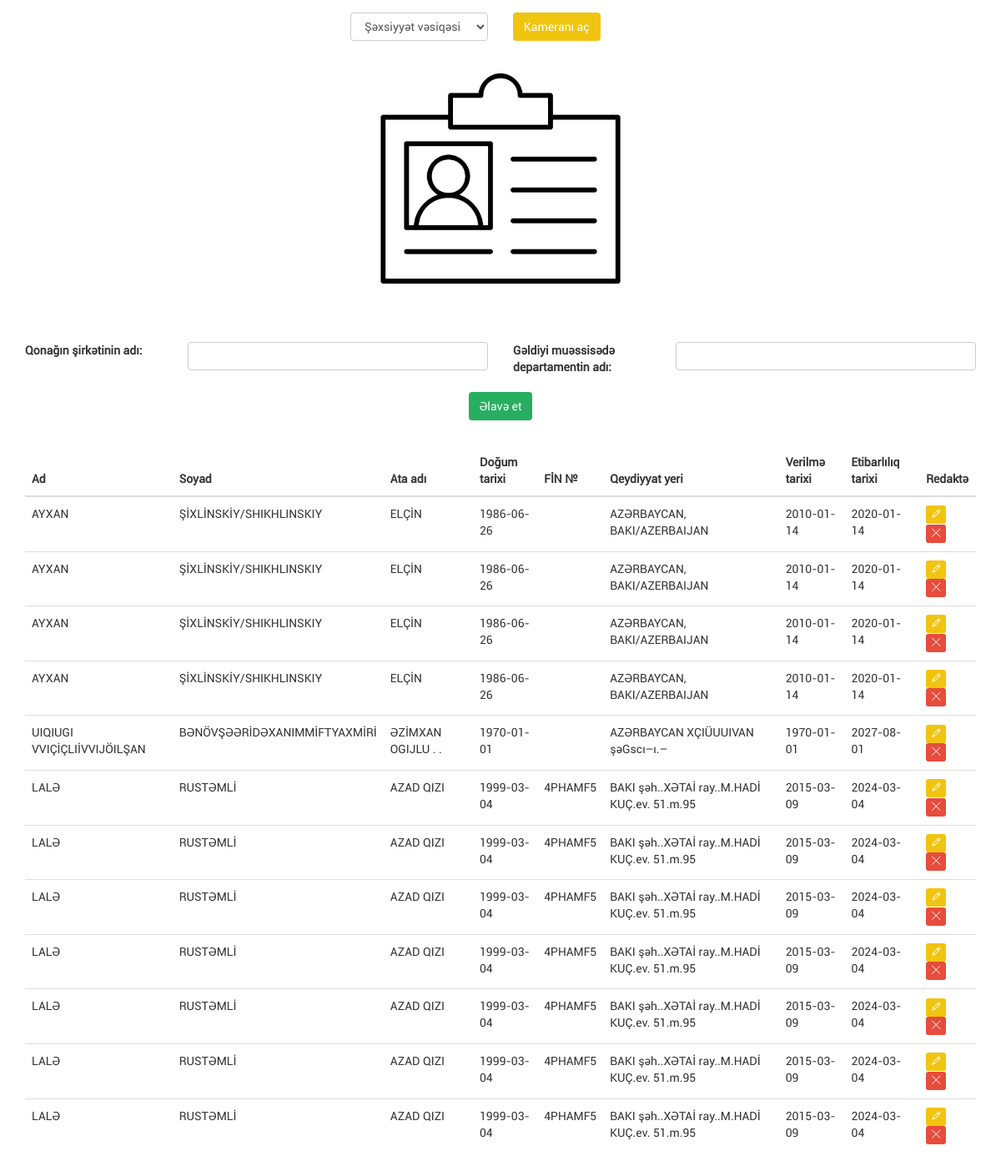
The page / on the database its author committed.
### tables this page shows
CREATE TABLE `id_info` (
  `id` int(11) NOT NULL AUTO_INCREMENT,
  `first_name` varchar(45) NOT NULL,
  `last_name` varchar(55) DEFAULT NULL,
  `father_name` varchar(45) NOT NULL,
  `birth_date` date NOT NULL,
  `register_local` varchar(60) NOT NULL,
  `given_date` date NOT NULL,
  `valid_date` date NOT NULL,
  `company` varchar(60) DEFAULT NULL,
  `dapartment` varchar(60) DEFAULT NULL,
  `fin_code` varchar(10) NOT NULL,
  `senedtype` char(11) DEFAULT 'shexsiyyet',
  PRIMARY KEY (`id`,`fin_code`)
);

### index.php (the view, shortened to what this page needs)
?><!DOCTYPE html>
<html lang="zxx">
<head>
    <link rel="stylesheet" href="css/bootstrap.min.css">
    <link rel="stylesheet" href="css/themify-icons.css">
    <link rel="stylesheet" href="css/style.css">
</head>
<body>
<div id="main">
    <div class="container">
        <div class="video_area">
            <form action="processit.php" method="post" id="data" enctype="multipart/form-data">
                <div class="row">
                    <div class="col-md-12 col-sm-12">
                        <div class="row">
                            <div class="col-md-4 col-md-offset-4 col-sm-4 col-sm-offset-4">
                                <div class="row">
                                    <div class="col-md-6 col-sm-6">
                                        <div class="form-group">
                                            <select name="sened" class="form-control">
                                                <option value="shexsiyyet" selected="selected">Şəxsiyyət vəsiqəsi</option>
                                            </select>
                                        </div>
                                    </div>
                                    <div class="col-md-6 col-sm-6">
                                        <button type="button" class="btn open yellow_btn" type="button">Kameranı aç</button>
                                    </div>
                                </div>
                            </div>
                        </div>
                    </div>
                </div>
                <div class="row">
                    <div class="col-md-6 col-md-offset-3">
                        <div class="camera_area">
                            <div class="camera">
                                <img src="img/id_cardd.png" class="img-responsive">
                            </div>
                        </div>
                    </div>
                </div>
                <div class="row mbottom">
                    <div class="col-md-12 col-sm-12">
                    </div>
                </div>
                <div class="row">
                    <div class="col-md-6">
                        <div class="form-group">
                            <div class="row">
                                <label class="col-md-4 col-sm-4">Qonağın şirkətinin adı:</label>
                                <div class="col-md-8 col-sm-8">
                                    <input class="form-control" name="company">
                                </div>
                            </div>
                        </div>
                    </div>
                    <div class="col-md-6">
                        <div class="form-group">
                            <div class="row">
                                <label class="col-md-4 col-sm-4">Gəldiyi muəssisədə departamentin adı:</label>
                                <div class="col-md-8 col-sm-8">
                                    <input class="form-control" name="department">
                                </div>
                            </div>
                        </div>
                    </div>
                </div>
                <div class="text-center">
                    <button class="btn green_btn" data-toggle="modal" data-target="#addModal">Əlavə et</button>
                </div>
            </form>
        </div>
        <div class="table_area">
            <div class="table-responsive">
                <table class="table">
                    <thead>
                    <tr>
                        <th>Ad</th>
                        <th>Soyad</th>
                        <th>Ata adı</th>
                        <th>Doğum tarixi</th>
                        <th>FİN №</th>
                        <th>Qeydiyyat yeri</th>
                        <th>Verilmə tarixi</th>
                        <th>Etibarlılıq tarixi</th>
                        <th>Redaktə</th>
                    </tr>
                    </thead>
                    <tbody>
<?php
$conn_link=@mysqli_connect ("localhost", "iddbuser", "iddbpas13135", "iddb") or die("It cannot be connected to database");
mysqli_set_charset($conn_link, "utf8");
$insert_query="SELECT * FROM id_info ORDER BY id DESC";
$result=mysqli_query($conn_link, $insert_query) or die(mysqli_error($conn_link));
	 while($row = mysqli_fetch_assoc($result))
    {
       print '<tr>
                        <td>'.$row['first_name'].'</td>
                        <td>'.$row['last_name'].'</td>
                        <td>'.$row['father_name'].'</td>
                        <td>'.$row['birth_date'].'</td>
                        <td>'.$row['fin_code'].'</td>
                        <td>'.$row['register_local'].'</td>
                        <td>'.$row['given_date'].'</td>
                        <td>'.$row['valid_date'].'</td>
                        <td><a href="#" class="edit btn btn-xs" data-toggle="modal" data-id="'.$row['id'].'" data-target="#editModal"><span class="ti ti-pencil"></span></a><a href="#" class="delete btn btn-xs"><span class="ti ti-close"></span></a></td>
                    </tr>';
    }
?>
                    </tbody>
                </table>
            </div>
        </div>
    </div>
</div>
</body>
</html>

### css/style.css (style rules this page uses)
html,body { height: 100%; }
body { font-family: 'Roboto',sans-serif; }
.form-control, .form-control:focus { -webkit-box-shadow: none; -moz-box-shadow: none; box-shadow: none; }
.video_area { margin: 15px 0 25px 0; }
.camera_area { position: relative; font-size: 0; margin-bottom: 15px; }
.camera img { height: 300px; margin: auto; }
.btn.yellow_btn { color: #fff; background: #f1c40f; }
.table-responsive { margin-top: 30px; }
.table_area { margin-bottom: 20px; }
.table>tbody>tr>td, .table>tbody>tr>th, .table>tfoot>tr>td, .table>tfoot>tr>th, .table>thead>tr>td, .table>thead>tr>th { padding: 10px 8px; }
.table .edit { color: #fff; margin-right: 5px; background: #f1c40f; }
.table .delete { color: #fff; background: #e74c3c; }
.btn.green_btn { color: #fff; background: #27ae60; }
.mbottom { margin-bottom: 30px; }

### rows shown on the page
id_info: first_name "AYXAN", last_name "ŞİXLİNSKİY/SHIKHLINSKIY", father_name "ELÇİN", birth_date "1986-06-26", register_local "AZƏRBAYCAN, BAKI/AZERBAIJAN", given_date "2010-01-14", valid_date "2020-01-14"
id_info: first_name "AYXAN", last_name "ŞİXLİNSKİY/SHIKHLINSKIY", father_name "ELÇİN", birth_date "1986-06-26", register_local "AZƏRBAYCAN, BAKI/AZERBAIJAN", given_date "2010-01-14", valid_date "2020-01-14"
id_info: first_name "AYXAN", last_name "ŞİXLİNSKİY/SHIKHLINSKIY", father_name "ELÇİN", birth_date "1986-06-26", register_local "AZƏRBAYCAN, BAKI/AZERBAIJAN", given_date "2010-01-14", valid_date "2020-01-14"
id_info: first_name "AYXAN", last_name "ŞİXLİNSKİY/SHIKHLINSKIY", father_name "ELÇİN", birth_date "1986-06-26", register_local "AZƏRBAYCAN, BAKI/AZERBAIJAN", given_date "2010-01-14", valid_date "2020-01-14"
id_info: first_name "UIQIUGI VVIÇİÇLIİVVIJÖILŞAN", last_name "BƏNÖVŞƏƏRİDƏXANIMMİFTYAXMİRİ", father_name "ƏZİMXAN OGIJLU . .", birth_date "1970-01-01", register_local "AZƏRBAYCAN XÇIÜUUIVAN şəGscı–ı.–", given_date "1970-01-01", valid_date "2027-08-01"
id_info: first_name "LALƏ", last_name "RUSTƏMLİ", father_name "AZAD QIZI", birth_date "1999-03-04", fin_code "4PHAMF5", register_local "BAKI şəh..XƏTAİ ray..M.HADİ KUÇ.ev. 51.m.95", given_date "2015-03-09", valid_date "2024-03-04"
id_info: first_name "LALƏ", last_name "RUSTƏMLİ", father_name "AZAD QIZI", birth_date "1999-03-04", fin_code "4PHAMF5", register_local "BAKI şəh..XƏTAİ ray..M.HADİ KUÇ.ev. 51.m.95", given_date "2015-03-09", valid_date "2024-03-04"
id_info: first_name "LALƏ", last_name "RUSTƏMLİ", father_name "AZAD QIZI", birth_date "1999-03-04", fin_code "4PHAMF5", register_local "BAKI şəh..XƏTAİ ray..M.HADİ KUÇ.ev. 51.m.95", given_date "2015-03-09", valid_date "2024-03-04"
id_info: first_name "LALƏ", last_name "RUSTƏMLİ", father_name "AZAD QIZI", birth_date "1999-03-04", fin_code "4PHAMF5", register_local "BAKI şəh..XƏTAİ ray..M.HADİ KUÇ.ev. 51.m.95", given_date "2015-03-09", valid_date "2024-03-04"
id_info: first_name "LALƏ", last_name "RUSTƏMLİ", father_name "AZAD QIZI", birth_date "1999-03-04", fin_code "4PHAMF5", register_local "BAKI şəh..XƏTAİ ray..M.HADİ KUÇ.ev. 51.m.95", given_date "2015-03-09", valid_date "2024-03-04"
id_info: first_name "LALƏ", last_name "RUSTƏMLİ", father_name "AZAD QIZI", birth_date "1999-03-04", fin_code "4PHAMF5", register_local "BAKI şəh..XƏTAİ ray..M.HADİ KUÇ.ev. 51.m.95", given_date "2015-03-09", valid_date "2024-03-04"
id_info: first_name "LALƏ", last_name "RUSTƏMLİ", father_name "AZAD QIZI", birth_date "1999-03-04", fin_code "4PHAMF5", register_local "BAKI şəh..XƏTAİ ray..M.HADİ KUÇ.ev. 51.m.95", given_date "2015-03-09", valid_date "2024-03-04"
